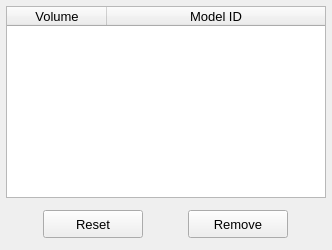
            <widget class="QWidget" name="tab_list">
             <attribute name="title">
              <string>List</string>
             </attribute>
             <layout class="QGridLayout" name="gridLayout_16">
              <property name="leftMargin">
               <number>6</number>
              </property>
              <property name="topMargin">
               <number>6</number>
              </property>
              <property name="rightMargin">
               <number>6</number>
              </property>
              <property name="bottomMargin">
               <number>6</number>
              </property>
              <property name="spacing">
               <number>6</number>
              </property>
              <item row="1" column="0">
               <widget class="QFrame" name="frame_3">
                <property name="minimumSize">
                 <size>
                  <width>320</width>
                  <height>40</height>
                 </size>
                </property>
                <property name="maximumSize">
                 <size>
                  <width>16777215</width>
                  <height>40</height>
                 </size>
                </property>
                <property name="frameShape">
                 <enum>QFrame::NoFrame</enum>
                </property>
                <property name="frameShadow">
                 <enum>QFrame::Raised</enum>
                </property>
                <layout class="QGridLayout" name="gridLayout_15">
                 <property name="leftMargin">
                  <number>4</number>
                 </property>
                 <property name="topMargin">
                  <number>4</number>
                 </property>
                 <property name="rightMargin">
                  <number>4</number>
                 </property>
                 <property name="bottomMargin">
                  <number>4</number>
                 </property>
                 <property name="horizontalSpacing">
                  <number>12</number>
                 </property>
                 <item row="0" column="0">
                  <widget class="QPushButton" name="pushButton_reset">
                   <property name="minimumSize">
                    <size>
                     <width>100</width>
                     <height>28</height>
                    </size>
                   </property>
                   <property name="maximumSize">
                    <size>
                     <width>100</width>
                     <height>28</height>
                    </size>
                   </property>
                   <property name="font">
                    <font>
                     <family>MS Shell Dlg 2</family>
                     <pointsize>10</pointsize>
                     <weight>50</weight>
                     <italic>false</italic>
                     <bold>false</bold>
                    </font>
                   </property>
                   <property name="styleSheet">
                    <string notr="true"/>
                   </property>
                   <property name="text">
                    <string>Reset</string>
                   </property>
                   <property name="autoDefault">
                    <bool>false</bool>
                   </property>
                  </widget>
                 </item>
                 <item row="0" column="1">
                  <widget class="QPushButton" name="pushButton_remove">
                   <property name="minimumSize">
                    <size>
                     <width>100</width>
                     <height>28</height>
                    </size>
                   </property>
                   <property name="maximumSize">
                    <size>
                     <width>100</width>
                     <height>28</height>
                    </size>
                   </property>
                   <property name="font">
                    <font>
                     <family>MS Shell Dlg 2</family>
                     <pointsize>10</pointsize>
                     <weight>50</weight>
                     <italic>false</italic>
                     <bold>false</bold>
                    </font>
                   </property>
                   <property name="styleSheet">
                    <string notr="true"/>
                   </property>
                   <property name="text">
                    <string>Remove</string>
                   </property>
                   <property name="autoDefault">
                    <bool>false</bool>
                   </property>
                  </widget>
                 </item>
                </layout>
               </widget>
              </item>
              <item row="0" column="0">
               <widget class="QTreeWidget" name="treeWidget_viscous_thermal_model">
                <property name="minimumSize">
                 <size>
                  <width>320</width>
                  <height>100</height>
                 </size>
                </property>
                <property name="maximumSize">
                 <size>
                  <width>16777215</width>
                  <height>16777215</height>
                 </size>
                </property>
                <property name="font">
                 <font>
                  <family>MS Shell Dlg 2</family>
                  <pointsize>10</pointsize>
                  <italic>false</italic>
                 </font>
                </property>
                <property name="toolTip">
                 <string>Select an element to remove the previously attributed boundary condition.</string>
                </property>
                <property name="autoScroll">
                 <bool>true</bool>
                </property>
                <property name="alternatingRowColors">
                 <bool>true</bool>
                </property>
                <property name="indentation">
                 <number>1</number>
                </property>
                <property name="itemsExpandable">
                 <bool>true</bool>
                </property>
                <property name="headerHidden">
                 <bool>false</bool>
                </property>
                <attribute name="headerDefaultSectionSize">
                 <number>100</number>
                </attribute>
                <attribute name="headerHighlightSections">
                 <bool>false</bool>
                </attribute>
                <attribute name="headerShowSortIndicator" stdset="0">
                 <bool>false</bool>
                </attribute>
                <attribute name="headerStretchLastSection">
                 <bool>true</bool>
                </attribute>
                <column>
                 <property name="text">
                  <string>Volume</string>
                 </property>
                 <property name="textAlignment">
                  <set>AlignCenter</set>
                 </property>
                </column>
                <column>
                 <property name="text">
                  <string>Model ID</string>
                 </property>
                 <property name="textAlignment">
                  <set>AlignCenter</set>
                 </property>
                </column>
               </widget>
              </item>
             </layout>
            </widget>
